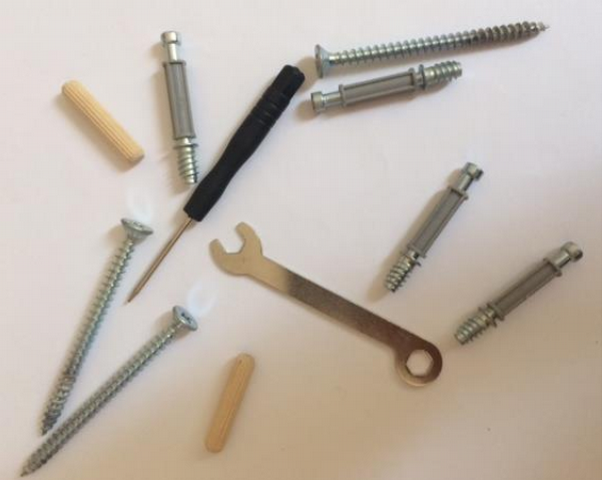
//> input picture data/bai6_1.png, 602 x 480 px
$ ./matchShape_findmoment   (built with g++ and OpenCV 4)
//> lines starting //> are read from the running program, lines starting //| are printed output that depends on the picture; after the words box and inside, x2 and y2 are one past the last pixel; in counts of white or black regions, pixels touching at a corner belong together
/**********OpenCV lib*********/
#include "opencv2/imgproc.hpp"
#include "opencv2/highgui.hpp"
/**********C lib*************/
#include<iostream>
#include<math.h>
#include <string.h>

using namespace cv;
using namespace std;
Scalar_<double> circles = Scalar(255);
char* name_object[] = {"1", "2", "3", "4", "5", "6", "7", "8", "9", "10", "11", "12", };

/**************************fucntion init******************/
void compare_obj( vector <vector <Point>> &objects, vector <vector <Point>> &object_templ , Mat &img);
void bound_obj(Mat &img, vector< vector< Point > > &objects , int thresh_winsize, int k_size);
static void draw_mass_obj( Mat& image, const vector <Point>& Shapes, Scalar_< double> &color , const String& nameshapes);


// [11 lines of commented-out code are left out]

int main(int argc, char** argv)
{
    Mat img, templ;
    img = imread( "data/bai6_1.png",IMREAD_GRAYSCALE );
//> img: 480 rows x 602 cols, CV_8UC1; min 19, max 253, mean 182.7
    templ = imread( "data/bai6_2.png", IMREAD_GRAYSCALE );
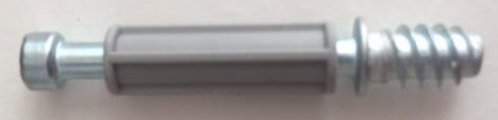
//> input picture data/bai6_2.png, 498 x 120 px
//> templ: 120 rows x 498 cols, CV_8UC1; min 51, max 255, mean 160

    vector < vector <Point>> objects;
    vector < vector <Point>> object_templ;
    bound_obj( img, objects, 51, 3);
    bound_obj( templ, object_templ, 31, 6);

    compare_obj( objects, object_templ, img);
    imshow("img", img);
    for(;;)
    {
        if (waitKey(30) == 27)
        break;
    }
    return 0;
}
/***************************function*************************/
static void draw_mass_obj( Mat& image, const vector <Point>& Shapes, Scalar_< double> &color , const String& nameshapes)
{
    //draw mass of obj
    Moments mo_obj = moments( Shapes, false);
    Point p = Point( mo_obj.m10/mo_obj.m00, mo_obj.m01/mo_obj.m00 );
    int n = 1;
    const Point* a = &p;
    //putText(image, nameshapes, p, FONT_HERSHEY_COMPLEX_SMALL, 1, color, 1, LINE_AA);
    polylines(image, &a, &n, 1, true, color, 5, FILLED );

    //draw bounding box
    RotatedRect box = minAreaRect( Shapes );
    Point2f rec_point[4];
    box.points(rec_point);
    for (int i = 0; i < 4; i++)
    line(image, rec_point[i], rec_point[(i+1)%4], Scalar(0,255,0));
}

void bound_obj(Mat &img, vector< vector< Point > > &objects , int thresh_winsize , int k_size)
{
//> called with thresh_winsize = 51, k_size = 3
    // threshold adaptive
    Mat temp;
    adaptiveThreshold( img, temp, 255, ADAPTIVE_THRESH_GAUSSIAN_C  , THRESH_BINARY , thresh_winsize, 5);
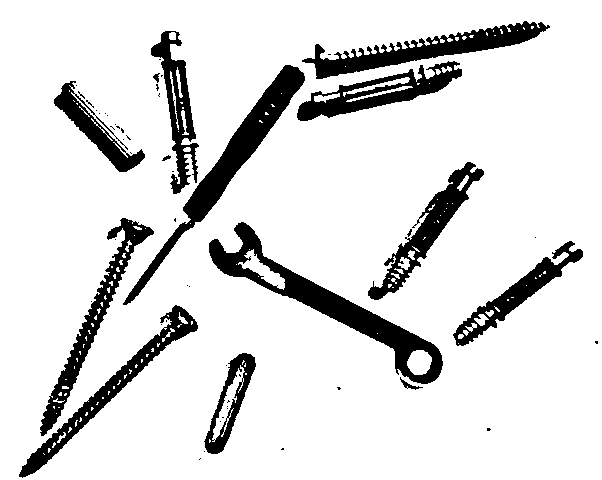
//> temp: 480 rows x 602 cols, CV_8UC1; 86.5% white; 56 black regions (42 under 20 px), largest, box (x1, y1, x2, y2) and area: (209, 222, 443, 384) 6331, (123, 65, 305, 305) 5378, (302, 21, 550, 79) 4283
    blur( temp , temp, Size( k_size, k_size ) );

    // [11 lines of commented-out code are left out]
    threshold(temp, temp, 190, 255, THRESH_BINARY);
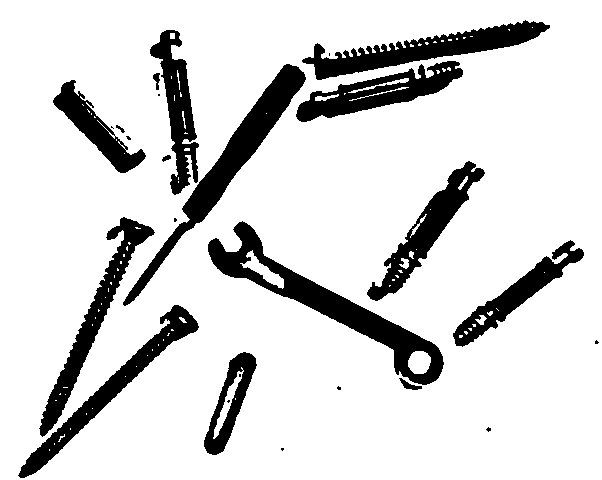
//> temp: 480 rows x 602 cols, CV_8UC1; 84.5% white; 26 black regions (11 under 20 px)
    //find contour
    vector<vector<Point> > contours;
    findContours(temp, contours, RETR_TREE, CHAIN_APPROX_SIMPLE);
//> contours = 119 contours, 91 with area under 20; largest, box (x1, y1, x2, y2) and area: (0, 0, 602, 480) 287879, (207, 220, 445, 386) 8098, (122, 63, 307, 307) 6030, (301, 19, 551, 81) 5307, (38, 216, 156, 438) 4508
    //filt some small contour
    vector<Point> approx;
    Scalar_<double> color = Scalar(255);
    for( size_t i = 0; i < contours.size(); i++ )
    {
        approxPolyDP( contours[i], approx, arcLength(contours[i], true)*0.01, true );
        if( fabs(contourArea(approx)) > 2500  && fabs(contourArea(approx)) < 20000 ) //&& isContourConvex(approx) )
        {
            objects.push_back(approx);
            //rectangle( dst, boundRect.tl(), boundRect.br(), color, 2, 8, 0 );
        }

    }
//> this loop made 119 passes
//> approx on passes 1, 7, 13, 14, 16, 17, 18, 19, 20, 21, 22, 23: 4 Points (x, y): [0, 0], [0, 479], [601, 479], [601, 0], 2 Points (x, y): [235, 398], [235, 399], 2 Points (x, y): [49, 449], [49, 450], 2 Points (x, y): [54, 443], [54, 444], 2 Points (x, y): [70, 428], [70, 429], 2 Points (x, y): [86, 413], [86, 414], 1 Point (x, y): [92, 408], 1 Point (x, y): [125, 376], 1 Point (x, y): [136, 366], 1 Point (x, y): [147, 355], 2 Points (x, y): [152, 349], [152, 350], 2 Points (x, y): [158, 344], [158, 345]
//> after the loop, approx = 1 Point (x, y): [532, 27]
//> in main, `bound_obj( img, objects, 51, 3);`: objects = 11 contours; largest, box (x1, y1, x2, y2) and area: (208, 222, 445, 386) 8392, (301, 19, 551, 81) 5403, (124, 64, 307, 307) 5077, (42, 216, 156, 438) 4500, (295, 61, 464, 123) 4356
//> call 2 of bound_obj, with thresh_winsize = 31, k_size = 6
//> in bound_obj (call 2), `adaptiveThreshold( img, temp, 255, ADAPTIVE_THRESH_GAUSSIAN_C  , THRES..`: temp: 120 rows x 498 cols, CV_8UC1; 81.6% white; 23 black regions (16 under 20 px), largest, box (x1, y1, x2, y2) and area: (19, 23, 354, 95) 7085, (368, 23, 485, 89) 3013, (352, 17, 372, 96) 693
//> in bound_obj (call 2), `blur( temp , temp, Size( k_size, k_size ) );`:
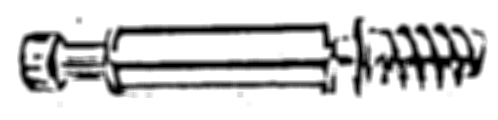
//> temp: 120 rows x 498 cols, CV_8UC1; min 0, max 255, mean 208.1
//> in bound_obj (call 2), `threshold(temp, temp, 190, 255, THRESH_BINARY);`:
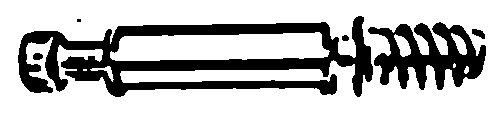
//> temp: 120 rows x 498 cols, CV_8UC1; 73.5% white; 6 black regions (1 under 20 px)
//> in bound_obj (call 2), `findContours(temp, contours, RETR_TREE, CHAIN_APPROX_SIMPLE);`: contours = 14 contours, 3 with area under 20; largest, box (x1, y1, x2, y2) and area: (0, 0, 498, 120) 59143, (17, 15, 374, 98) 17698, (110, 32, 330, 61) 4960, (367, 21, 487, 91) 4926, (394, 34, 411, 57) 194
//> the loop in bound_obj (call 2), `for( size_t i = 0; i < contours.size(); i++ )` made 14 passes
//> approx on passes 1, 12: 4 Points (x, y): [0, 0], [0, 119], [497, 119], [497, 0], 4 Points (x, y): [83, 69], [83, 70], [86, 70], [86, 69]
//> after the loop in bound_obj (call 2), `for( size_t i = 0; i < contours.size(); i++ )`: approx = 5 Points (x, y): [329, 51], [319, 32], [124, 36], [110, 57], [303, 58]
//> in main, `bound_obj( templ, object_templ, 31, 6);`: object_templ = 3 contours; box (x1, y1, x2, y2) and area: (17, 15, 362, 98) 18632, (367, 21, 487, 91) 5076, (110, 32, 330, 59) 4818
}

void compare_obj( vector <vector <Point>> &objects, vector <vector <Point>> &object_templ , Mat &img)
{
    // [10 lines of commented-out code are left out]
    vector<double> acurracy;
    for( int i = 0; i < objects.size(); i++ )
    {
        // mu_object[i] = moments( objects[i], false);
        // HuMoments( mu_object[i], hu_object[i] );
        // cout << hu_object[i][0] << endl;
        acurracy.push_back( matchShapes( object_templ[0], objects[i], CONTOURS_MATCH_I1,  0) );
        cout << acurracy[i] << endl;
        //drawShapes(img, objects[i], circles, name_object[i]);
        if( acurracy[i] > 2.3 && acurracy[i] < 3.4 )
        {
            draw_mass_obj(img, objects[i], circles, name_object[i]);
        }
    }
//> this loop made 11 passes
//> (p in draw_mass_obj, box in draw_mass_obj) on passes 3, 6, 9, 10: (Point(517, 293), centre (517.1, 295.1), size (159.3, 27), angle -38.9), (Point(428, 228), centre (425.5, 233.1), size (172, 32.9), angle -52.9), (Point(376, 91), centre (378.1, 89.2), size (174, 32), angle -12.8), (Point(178, 110), centre (177.6, 110.7), size (35.6, 164.9), angle -10.4)
//| 1.28394
//| 29.0761
//| 2.72645
//| 8.61083
//| 138.373
//| 2.46978
//| 1.83283
//| 10.5335
//> (output is shown up to pass 8 of 11)
//> pass 3, in compare_obj, `draw_mass_obj(img, objects[i], circles, name_object[i]);`:
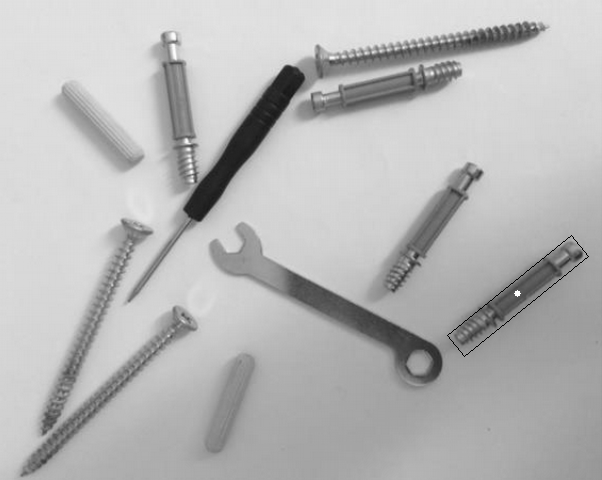
//> img: 480 rows x 602 cols, CV_8UC1; min 0, max 255, mean 182.5
//> after the loop:
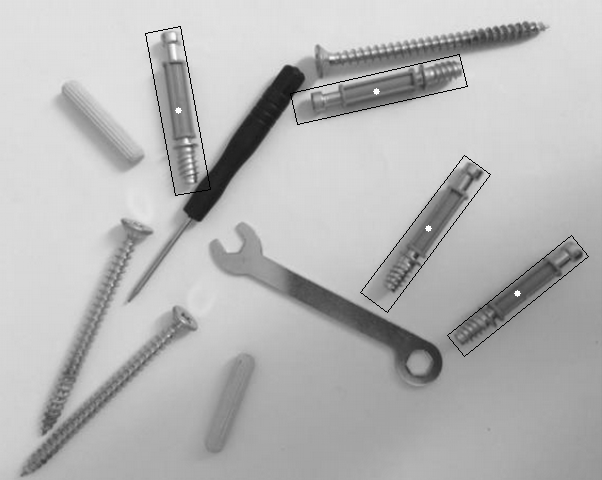
//> img: 480 rows x 602 cols, CV_8UC1; 0.42% of pixels changed, all inside (x1, y1, x2, y2) = (145, 26, 491, 313)
//> the Esc key is pressed
}
